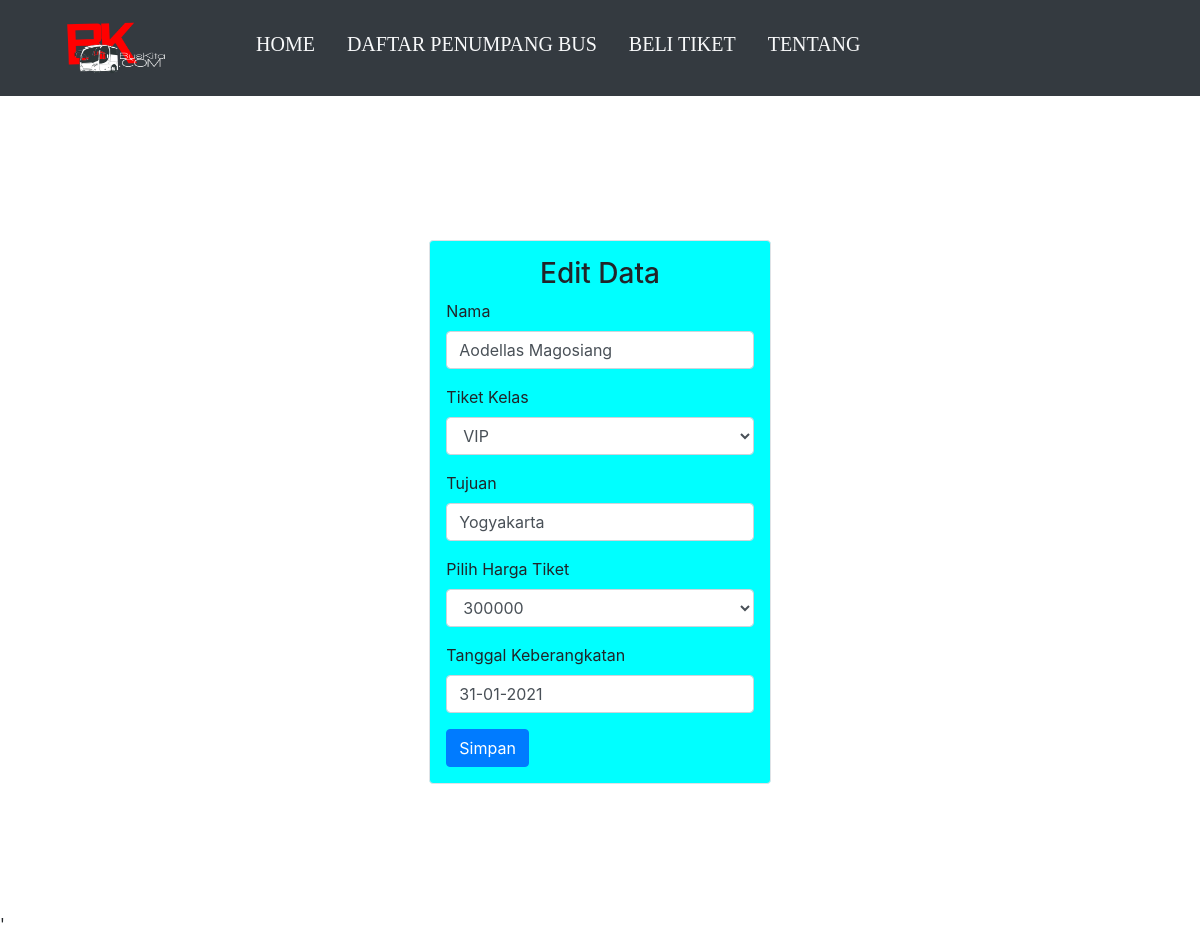
/edit.php?id_penumpang=108, run on the app's committed database.
### tables this page shows
CREATE TABLE `tiket` (
  `id_penumpang` int(11) NOT NULL,
  `nama_penumpang` varchar(100) DEFAULT NULL,
  `tiket_kelas` varchar(100) DEFAULT NULL,
  `tujuan` varchar(100) DEFAULT NULL,
  `harga_tiket` int(11) DEFAULT NULL,
  `tanggal` varchar(50) DEFAULT NULL
);

### edit.php (the view, shortened to what this page needs)
<?php
include "crud/connection.php";
$daftar=$db->query("select * from tiket where id_penumpang=".$_GET['id_penumpang']);
$data_daftar=$daftar->fetchAll();
?>
<!DOCTYPE html>
<html lang="en">
<head>
    <link rel="stylesheet" href="https://stackpath.bootstrapcdn.com/bootstrap/4.5.2/css/bootstrap.min.css">
    <link rel="stylesheet" href="//code.jquery.com/ui/1.12.1/themes/base/jquery-ui.css">
    <link rel="stylesheet" href="/resources/demos/style.css">
</head>
<body>
<div id="page-header">
    <div class="row">
        <div class="col">
            <nav class="navbar navbar-expand-lg navbar-light bg-dark">
                <div class="collapse navbar-collapse" id="navbarSupportedContent">
                    <a class="navbar-brand" href="index.php">
                      <img src="asset/img/logo1.png" style="height: 70px; width:200px">
                    </a>
                    <ul class="navbar-nav mr-auto" style="font-family:Cambria, Cochin, Georgia, Times, 'Times New Roman', serif; font-size: 20px;">
                      <li class="nav-item active">
                        <a class="nav-link text-light mt-2 mb-3 ml-3" href="index.php">HOME <span class="sr-only"></span></a>
                      </li>
                      <li class="nav-item active">
                        <a class="nav-link text-light mt-2 mb-3 ml-3" href="data_penumpang.php">DAFTAR PENUMPANG BUS <span class="sr-only"></span></a>
                      </li>
                      <li class="nav-item active">
                        <a class="nav-link text-light mt-2 mb-3 ml-3" href="beli.php">BELI TIKET <span class="sr-only"></span></a>
                      </li>
                      <li class="nav-item active">
                        <a class="nav-link text-light mt-2 mb-3 ml-3" href="about.html">TENTANG <span class="sr-only"></span></a>
                      </li>
                    </ul>
                </div>
            </nav>
        </div>
    </div>
</div>
<div class="container">
    <div class="row vh-100 justify-content-center mt-3">
        <div class="col-4 border rounded p-3 align-self-center" style="background-color: cyan;">
            <form action="crud/update.php" method="POST">
                <h3 class="text-center">Edit Data</h3>
            <div class="form-group">
                <label for="exampleInputEmail1">Nama</label>
                <input type="text" name="nama_penumpang" value="<?php echo $data_daftar[0]['nama_penumpang']; ?>" class="form-control" autocomplete="off" required>
            </div>
            <div class="form-group">
                <label for="exampleFormControlSelect1 ">Tiket Kelas</label>
                <select name="tiket_kelas" value="<?php echo $data_daftar[0]['tiket_kelas']; ?>" class="form-control" autocomplete="off">
                <?php
                $data=['Ekonomi','Patas','VIP','Executive','Super Executive'];
                ?>
                <?php foreach($data as $key):?>
                    <?php if($key==$data_daftar[0]['tiket_kelas']):?>
                    <option selected><?php echo $key;?></option>
                    <?php else:?>
                        <option><?php echo $key;?></option>
                    <?php endif;?>
                <?php endforeach;?>
                </select>
            </div>
            <div class="form-group">
                <label fqor="exampleInputPassword1">Tujuan</label>
                <input type="text" name="tujuan" value="<?php echo $data_daftar[0]['tujuan']; ?>" class="form-control" autocomplete="off" required>
            </div>
            <div class="form-group">
                <label for="exampleFormControlSelect1 ">Pilih Harga Tiket</label>
                <select name="harga_tiket" value="<?php echo number_format($data_daftar[0]['harga_tiket']); ?>" class="form-control" autocomplete="off">
                <?php
                $harga=[150000,300000,400000,450000,500000];
                ?>
                <?php foreach($harga as $key):?>
                    <?php if($key==$data_daftar[0]['harga_tiket']):?>
                    <option selected><?php echo $key;?></option>
                    <?php else:?>
                        <option><?php echo $key;?></option>
                    <?php endif;?>
                <?php endforeach;?>
                </select>
            </div>
            <div class="form-group">
                <label for="datepicker">Tanggal Keberangkatan</label>
                <input type="text" id="date" name="tanggal" value="<?php echo $data_daftar[0]['tanggal']; ?>" class="form-control" autocomplete="off" required>
            </div>
            <button type="submit" class="btn btn-primary" onclick="return confirm('Apakah Anda yakin untuk mengubah data ini???')">Simpan</button>
            </form>
        </div>
    </div>
</div>
</body>
</html>'

### asset/css/style.css (style rules this page uses)
body { background: #FFF; margin: 0; }
.container { width: 1024px; margin: 0 auto; }
img { display: block; height: auto; width: 100%; }

### data on the page
tiket: nama_penumpang "Aodellas Magosiang", tiket_kelas "VIP", tujuan "Yogyakarta", harga_tiket "300000", tanggal "31-01-2021"
